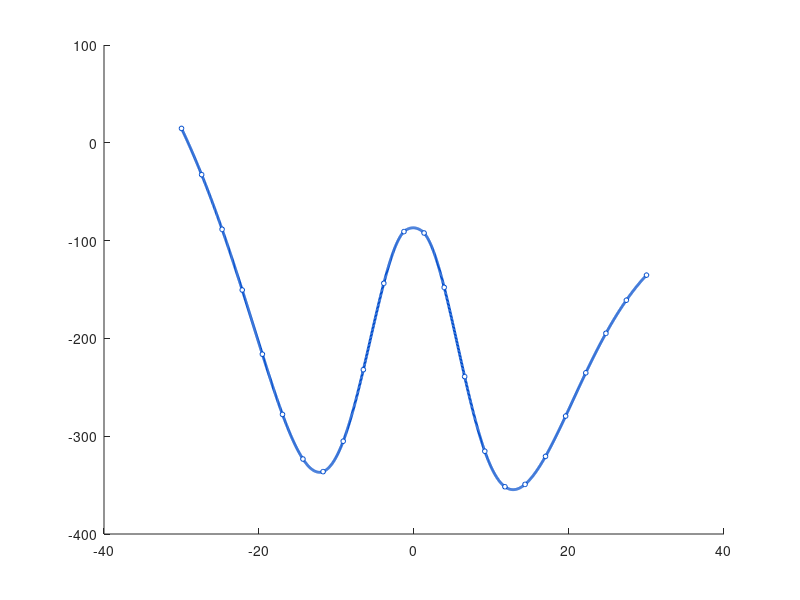

Recreate this plot in MATLAB. (Note: this script raises an error after producing the figure.)
function results = moap2(cfg)
    close all;
    if nargin == 0 || isempty(cfg)
        cfg.run.verbose = true;
        cfg.material.mstar_rel = 0.067;
        cfg.material.eps_static = 13.18;
        cfg.material.eps_high = 10.89;
        cfg.material.LO_phonon_meV = 36.25;
        cfg.material.piezo_kappa2 = 0.006;
        cfg.structure.U0_meV = 228;
        cfg.structure.Lz_nm = 15;
        cfg.structure.manning_prefactor = 6;
        cfg.structure.domain_nm = 60;
        cfg.structure.auto_domain = false;
        cfg.structure.domain_factor = 3;
        cfg.structure.Nz = 1502;
        cfg.structure.n_states = 6;
        cfg.doping.Nd_sheet_cm2 = 1e12;
        cfg.doping.width_nm = 2;
        cfg.fields.B_T = 5;
        cfg.fields.E_kVcm = 25;
        cfg.fields.kx_inv_m = 0;
        cfg.temperature_K = 100;
        cfg.sp.max_outer = 100;
        cfg.sp.mix = .4;
        cfg.sp.tol_VH_relative = 1e-3;
        cfg.sp.tol_EF_meV = 1e-3;
        cfg.laser.E0_kVcm = 4.5;
        cfg.laser.a0_nm = 7.5;
        cfg.oap.transitions = [1 2];
        cfg.oap.photon_orders = [1 2];
        cfg.oap.photon_energy_meV = 10:.01:150;
        cfg.oap.qz_max_inv_nm = 2;
        cfg.oap.Nqz = 101;
        cfg.oap.screening_density_mode = 'from_sheet';
        cfg.oap.fixed_ne_cm3 = 1e18;
        cfg.oap.active_thickness_nm = 10;
        cfg.oap.plot_normalization = 'none';
        cfg.oap.plot_full_energy_range = true;
        cfg.oap.series.s_max = 2;
        cfg.oap.series.v_max = 3;
        cfg.output.directory = fullfile(fileparts(mfilename('fullpath')), 'results_van');
        cfg.output.save_figures = true;
        cfg.output.save_csv = true;
        cfg.output.save_mat = true;
        cfg.output.visible = 'on';
        cfg.output.figure_format = 'png';
        cfg.output.figure_dpi = 200;
        cfg.constants.e = 1.602176634e-19;
        cfg.constants.hbar = 1.054571817e-34;
        cfg.constants.kB = 1.380649e-23;
        cfg.constants.eps0 = 8.8541878128e-12;
        cfg.constants.m0 = 9.1093837015e-31;
        cfg.constants.meV = cfg.constants.e*1e-3;
        cfg.constants.nm = 1e-9;
    end
    if ~exist(cfg.output.directory, 'dir')
        mkdir(cfg.output.directory);
    end
    if cfg.run.verbose
        fprintf('\n');
        fprintf('============================================================\n');
        fprintf( '[MOAP] B = %.4g T, E = %.4g kV/cm, T = %.4g K\n', cfg.fields.B_T, cfg.fields.E_kVcm, cfg.temperature_K);
        fprintf( '[MOAP] Lz = %.4g nm, Nd = %.4g cm^-2\n', cfg.structure.Lz_nm, cfg.doping.Nd_sheet_cm2);
    end
    sp = solve_schrodinger_poisson(cfg);
    if ~sp.converged
        warning( 'Schrodinger-Poisson solver reached max_iter without convergence.');
    end
    transition_data = compute_transition_data(sp, cfg);
    spectrum = compute_moap_van(sp, transition_data, cfg);
    E = spectrum.energy_meV;
    metrics.total = profile_fwhm(E,spectrum.total_raw);
    for mechanism = {'optical','piezoelectric'}
        mk = mechanism{1};
        metrics.(mk).total = profile_fwhm(E,spectrum.mechanism.(mk).total_raw);
        for order = cfg.oap.photon_orders
            ok = sprintf('order_%d',order);
            metrics.(mk).(ok).emission = profile_fwhm(E,spectrum.mechanism.(mk).(ok).emission_raw);
            metrics.(mk).(ok).absorption = profile_fwhm(E,spectrum.mechanism.(mk).(ok).absorption_raw);
            metrics.(mk).(ok).total = profile_fwhm(E,spectrum.mechanism.(mk).(ok).total_raw);
        end
    end
    case_result.cfg = cfg;
    case_result.sp = sp;
    case_result.transitions = transition_data;
    case_result.spectrum = spectrum;
    case_result.metrics = metrics;
    fig_structure = plot_electronic_structure(sp, cfg);
    fig_spectrum_optical = plot_moap_spectrum(spectrum, cfg, 'optical');
    fig_spectrum_piezoelectric = plot_moap_spectrum(spectrum, cfg, 'piezoelectric');
    fig_contributions_optical = plot_moap_contributions(spectrum, cfg, 'optical');
    fig_contributions_piezoelectric = plot_moap_contributions(spectrum, cfg, 'piezoelectric');
    figures = { fig_structure, fig_spectrum_optical, fig_spectrum_piezoelectric, fig_contributions_optical, fig_contributions_piezoelectric };
    if cfg.output.save_mat
        save(fullfile(cfg.output.directory, 'single.mat'), 'case_result', '-v7.3');
    end
    if cfg.output.save_csv
        T = table(spectrum.energy_meV(:), spectrum.total_raw(:), spectrum.mechanism.optical.total_raw(:), spectrum.mechanism.piezoelectric.total_raw(:), 'VariableNames', {'PhotonEnergy_meV', 'TotalRaw', 'OpticalRaw', 'PiezoelectricRaw'});
        writetable(T, fullfile(cfg.output.directory, 'single_spectrum.csv'));
        mechanism = {}; order_col = []; process = {}; peak_meV = []; fwhm_meV = []; hwhm_meV = [];
        for mech = {'optical','piezoelectric'}
            mk = mech{1};
            for order = cfg.oap.photon_orders
                ok = sprintf('order_%d',order);
                for proc = {'emission','absorption'}
                    item = metrics.(mk).(ok).(proc{1});
                    mechanism{end+1,1} = mk; order_col(end+1,1) = order; process{end+1,1} = proc{1}; %#ok<AGROW>
                    peak_meV(end+1,1) = item.peak_x; fwhm_meV(end+1,1) = item.fwhm; hwhm_meV(end+1,1) = item.hwhm; %#ok<AGROW>
                end
            end
        end
        writetable(table(mechanism,order_col,process,peak_meV,fwhm_meV,hwhm_meV,'VariableNames',{'Mechanism','PhotonOrder','Process','Peak_meV','FWHM_meV','HWHM_meV'}),fullfile(cfg.output.directory,'single_metrics.csv'));
    end
    if cfg.output.save_figures
        names = {'structure', 'spectrum_optical', 'spectrum_piezoelectric', 'contributions_optical', 'contributions_piezoelectric'};
        for i = 1:min(numel(figures), numel(names))
            if ishghandle(figures{i})
                filename = fullfile(cfg.output.directory, ['single_', names{i}, '.', cfg.output.figure_format]);
                if exist('exportgraphics','file') == 2
                    exportgraphics(figures{i}, filename, 'Resolution', cfg.output.figure_dpi);
                else
                    set(figures{i},'PaperPositionMode','auto');
                    print(figures{i}, filename, '-dpng', sprintf('-r%d',cfg.output.figure_dpi));
                end
            end
        end
    end
    if cfg.run.verbose
        fprintf('[MOAP] Converged: %d in %d iterations\n', sp.converged, sp.iterations);
        fprintf('[MOAP] EF = %.8f meV\n', sp.EF_meV);
        fprintf('[MOAP] Subband energies (meV): ');
        fprintf('%.8f ', sp.E_meV);
        fprintf('\n');
        fprintf('[MOAP] Max raw OAP = %.6e\n', max(spectrum.total_raw));
    end
    results.config = cfg;
    results.single = case_result;
    if cfg.output.save_mat
        save(fullfile(cfg.output.directory, 'project_results.mat'), 'results', 'cfg', '-v7.3');
    end
    fprintf('\n[MOAP] Completed successfully.\n[MOAP] Results folder: %s\n',cfg.output.directory);
end
function out = solve_schrodinger_poisson(cfg)
    c = cfg.constants;
    if cfg.structure.auto_domain
        domain_nm = max(cfg.structure.domain_nm, cfg.structure.domain_factor * cfg.structure.Lz_nm);
    else
        domain_nm = cfg.structure.domain_nm;
    end
    z = linspace(-domain_nm/2, domain_nm/2, cfg.structure.Nz).' * c.nm;
    dz = z(2) - z(1);
    z_in = z(2:end-1);
    u = z/(cfg.structure.Lz_nm*c.nm);
    Vconf = cfg.structure.U0_meV*c.meV*cfg.structure.manning_prefactor.*(sech(u).^4-sech(u).^2);
    Nd_sheet = cfg.doping.Nd_sheet_cm2 * 1.0e4;
    width = cfg.doping.width_nm * c.nm;
    Nd_z = zeros(size(z));
    if Nd_sheet > 0
        if width <= 0
            [~,idx] = min(abs(z)); Nd_z(idx) = Nd_sheet/dz;
        else
            mask = abs(z) <= width/2; covered = trapz(z,double(mask));
            if covered <= 0
                [~,idx] = min(abs(z)); Nd_z(idx) = Nd_sheet/dz;
            else
                Nd_z(mask) = Nd_sheet/covered;
            end
        end
    end
    n_states = cfg.structure.n_states;
    if isfield(cfg.sp, 'max_iter')
        max_iter = cfg.sp.max_iter;
    else
        max_iter = cfg.sp.max_outer;
    end
    if isfield(cfg.sp, 'tol_VH_relative')
        tol_VH_relative = cfg.sp.tol_VH_relative;
    else
        tol_VH_relative = 1.0e-3;
    end
    VH_old = zeros(size(z));
    EF_old = NaN;
    converged = false;
    dVH_meV = Inf;
    dVH_relative = Inf;
    dEF_meV = Inf;
    mstar = cfg.material.mstar_rel*c.m0;
    alpha_kin = c.hbar^2/(2*mstar);
    magnetic = (c.hbar*cfg.fields.kx_inv_m+c.e*cfg.fields.B_T.*z_in).^2/(2*mstar);
    electric = -c.e*cfg.fields.E_kVcm*1e5.*z_in;
    n = numel(z_in);
    offH = (-alpha_kin/dz^2)*ones(n-1,1);
    offD = ones(n-1,1);
    D2 = spdiags([[offD;0],-2*ones(n,1),[0;offD]],[-1 0 1],n,n);
    for it = 1:max_iter
        Veff = Vconf(2:end-1)+VH_old(2:end-1)+magnetic+electric;
        H = spdiags([[offH;0],2*alpha_kin/dz^2+Veff(:),[0;offH]],[-1 0 1],n,n);
        H = (H+H')/2;
        [Psi_in, E] = lowest_eigenpairs(H, n_states);
        norms = sqrt(sum(abs(Psi_in).^2,1)*dz);
        Psi_in = bsxfun(@rdivide,Psi_in,norms);
        Psi = zeros(numel(z), n_states);
        Psi(2:end-1, :) = Psi_in;
        if Nd_sheet > 0
            [EF,Ni] = solve_fermi_level(Nd_sheet,E,cfg);
        else
            EF = NaN;
            Ni = zeros(n_states,1);
            dEF_meV = 0;
        end
        n_z = (abs(Psi).^2) * Ni(:);
        rhs = (c.e^2/(cfg.material.eps_static*c.eps0)).*(Nd_z-n_z);
        VH_new = zeros(size(z));
        VH_new(2:end-1) = D2\(dz^2.*rhs(2:end-1));
        VH_next = cfg.sp.mix .* VH_new + (1.0-cfg.sp.mix) .* VH_old;
        dVH_meV = max(abs(VH_next - VH_old)) / c.meV;
        dVH_relative = max(abs(VH_next - VH_old)) / max(max(abs(VH_old)), c.meV);
        if isfinite(EF_old) && isfinite(EF)
            dEF_meV = abs(EF - EF_old) / c.meV;
        end
        if dVH_relative <= tol_VH_relative && dEF_meV <= cfg.sp.tol_EF_meV
            converged = true;
            VH_old = VH_next;
            break;
        end
        VH_old = VH_next;
        EF_old = EF;
    end
    Veff = Vconf(2:end-1)+VH_old(2:end-1)+magnetic+electric;
    H = spdiags([[offH;0],2*alpha_kin/dz^2+Veff(:),[0;offH]],[-1 0 1],n,n);
    H = (H+H')/2;
    [Psi_in, E] = lowest_eigenpairs(H, n_states);
    norms = sqrt(sum(abs(Psi_in).^2,1)*dz);
    Psi_in = bsxfun(@rdivide,Psi_in,norms);
    Psi = zeros(numel(z), n_states);
    Psi(2:end-1, :) = Psi_in;
    if Nd_sheet > 0
        [EF,Ni] = solve_fermi_level(Nd_sheet,E,cfg);
    else
        EF = NaN;
        Ni = zeros(n_states,1);
    end
    n_z = (abs(Psi).^2) * Ni(:);
    Vmag = (c.hbar*cfg.fields.kx_inv_m + c.e*cfg.fields.B_T.*z).^2/(2*cfg.material.mstar_rel*c.m0);
    Velec = -c.e*cfg.fields.E_kVcm*1e5.*z;
    Veff = Vconf + VH_old + Vmag + Velec;
    out.z_m = z;
    out.z_nm = z/c.nm;
    out.dz_m = dz;
    out.Vconf_J = Vconf;
    out.VH_J = VH_old;
    out.Veff_J = Veff;
    out.Vconf_meV = Vconf/c.meV;
    out.VH_meV = VH_old/c.meV;
    out.Veff_meV = Veff/c.meV;
    out.E_J = E(:);
    out.E_meV = E(:).'/c.meV;
    out.Psi = Psi;
    out.EF_J = EF;
    out.EF_meV = EF/c.meV;
    out.subband_sheet_m2 = Ni(:);
    out.n_z_m3 = n_z;
    out.Nd_z_m3 = Nd_z;
    out.Nd_sheet_m2 = Nd_sheet;
    out.charge_integral_m2 = trapz(z, n_z);
    out.iterations = it;
    out.converged = converged;
    out.VH_error_meV = dVH_meV;
    out.VH_error_relative = dVH_relative;
    out.EF_error_meV = dEF_meV;
end
function [Psi, E] = lowest_eigenpairs(H, n_states)
    H = (H + H') / 2;
    opts.issym = true;
    opts.isreal = true;
    opts.tol = 1e-10;
    opts.maxit = 4000;
    try
        [Psi, D] = eigs(H, n_states, 'smallestreal', opts);
    catch
        try
            [Psi, D] = eigs(H, n_states, 'sa', opts);
        catch
            [Vfull, Dfull] = eig(full(H));
            evals = real(diag(Dfull));
            [evals, idx] = sort(evals, 'ascend');
            Psi = real(Vfull(:, idx(1:n_states)));
            D = diag(evals(1:n_states));
        end
    end
    E = real(diag(D));
    [E, idx] = sort(E, 'ascend');
    Psi = real(Psi(:, idx));
end
function [EF,Ni] = solve_fermi_level(Nd_sheet, E, cfg)
    c = cfg.constants;
    kBT = c.kB * cfg.temperature_K;
    pref = cfg.material.mstar_rel*c.m0*kBT / (pi*c.hbar^2);
    E = E(:);
    Eref = min(E);
    eps_i = (E - Eref) ./ kBT;
    target = Nd_sheet / pref;
    neutrality = @(mu) sum(max(mu-eps_i,0)+log1p(exp(-abs(mu-eps_i))))-target;
    lo = -50.0;
    hi = max(50.0, max(eps_i) + target + 20.0);
    flo = neutrality(lo);
    fhi = neutrality(hi);
    count = 0;
    while flo > 0 && count < 50
        lo = lo - 50;
        flo = neutrality(lo);
        count = count + 1;
    end
    count = 0;
    while fhi < 0 && count < 50
        hi = hi + 50;
        fhi = neutrality(hi);
        count = count + 1;
    end
    opts = optimset('TolX',1e-12,'Display','off');
    muF = fzero(neutrality, [lo hi], opts);
    EF = Eref + muF * kBT;
    x = (EF-E)/kBT;
    Ni = pref.*(max(x,0)+log1p(exp(-abs(x))));
end
function td = compute_transition_data(sp, cfg)
    c = cfg.constants;
    qz = linspace(0, cfg.oap.qz_max_inv_nm, cfg.oap.Nqz) / c.nm;
    wqz = zeros(size(qz));
    wqz([1 end]) = [qz(2)-qz(1),qz(end)-qz(end-1)]/2;
    wqz(2:end-1) = (qz(3:end)-qz(1:end-2))/2;
    transitions = cfg.oap.transitions;
    ntr = size(transitions, 1);
    td = repmat(struct(), ntr, 1);
    phase = exp(1i * (sp.z_m * qz));
    for t = 1:ntr
        i = transitions(t,1);
        f = transitions(t,2);
        product = conj(sp.Psi(:,i)) .* sp.Psi(:,f);
        dipole = trapz(sp.z_m, product .* sp.z_m);
        Iqz = trapz(sp.z_m, bsxfun(@times, product, phase), 1);
        td(t).initial = i;
        td(t).deltaE_J = sp.E_J(f) - sp.E_J(i);
        td(t).dipole_m = dipole;
        td(t).Q_half_inv_m = sum(abs(Iqz).^2 .* wqz);
    end
end
function spectrum = compute_moap_van(sp, td, cfg)
    c = cfg.constants;
    hbar = c.hbar;
    e    = c.e;
    kBT  = c.kB * cfg.temperature_K;
    eps0 = c.eps0;
    me = cfg.material.mstar_rel * c.m0;
    kappa0   = cfg.material.eps_static;
    kappa_LO = 1.0 / (1.0/cfg.material.eps_high - 1.0/kappa0);
    hw0 = cfg.material.LO_phonon_meV * c.meV;
    N0 = 1.0 / expm1(hw0 / kBT);
    E0 = cfg.laser.E0_kVcm * 1.0e5;
    orders = cfg.oap.photon_orders(:).';
    Ephot = cfg.oap.photon_energy_meV(:).' * c.meV;
    nE = numel(Ephot);
    if strcmpi(cfg.oap.screening_density_mode,'fixed')
        qd = sqrt(max(cfg.oap.fixed_ne_cm3*1e6,0)*c.e^2/(cfg.material.eps_static*c.eps0*c.kB*cfg.temperature_K));
    else
        thickness = cfg.oap.active_thickness_nm*c.nm;
        if thickness <= 0, thickness = max(cfg.structure.Lz_nm*c.nm,sp.dz_m); end
        qd = sqrt(max(sp.Nd_sheet_m2/thickness,0)*c.e^2/(cfg.material.eps_static*c.eps0*c.kB*cfg.temperature_K));
    end
    spectrum.energy_meV = Ephot/c.meV;
    for mechanism = {'optical','piezoelectric'}
        mk = mechanism{1};
        spectrum.mechanism.(mk).total_raw = zeros(1,nE);
        for ell = orders
            ok = sprintf('order_%d',ell);
            spectrum.mechanism.(mk).(ok).emission_raw = zeros(1,nE);
            spectrum.mechanism.(mk).(ok).absorption_raw = zeros(1,nE);
            spectrum.mechanism.(mk).(ok).total_raw = zeros(1,nE);
        end
    end
    a0 = cfg.laser.a0_nm*c.nm;
    for iE = 1:nE
        Eph = Ephot(iE);
        P0_LO = E0^4*e^4*me^2*(hw0/hbar)*sqrt(kappa0)/(256*pi^3*hbar^6*eps0*kappa_LO*(Eph/hbar));
        P0_PE = E0^4*e^4*me^2*cfg.material.piezo_kappa2*kBT*sqrt(kappa0)/(256*pi^3*hbar^7*kappa0*eps0*(Eph/hbar));
        for it = 1:numel(td)
            eps_alpha = sp.E_J(td(it).initial);
            DeltaE = td(it).deltaE_J;
            transition_factor = abs(td(it).dipole_m)^2 * td(it).Q_half_inv_m;
            for ell = orders
                order_key = sprintf('order_%d', ell);
                order_factor = a0^(ell) / (2^(2*ell) * factorial(ell)^2);
                Pplus = P0_LO * transition_factor * order_factor * (N0 + 1.0) * compute_T_taylor_bessel_pdf(eps_alpha, sp.EF_J, DeltaE + hw0 - ell*Eph, ell, qd, cfg);
                Pminus = P0_LO * transition_factor * order_factor * N0 * compute_T_taylor_bessel_pdf(eps_alpha, sp.EF_J, DeltaE - hw0 - ell*Eph, ell, qd, cfg);
                spectrum.mechanism.optical.(order_key).emission_raw(iE) = spectrum.mechanism.optical.(order_key).emission_raw(iE) + Pplus;
                spectrum.mechanism.optical.(order_key).absorption_raw(iE) = spectrum.mechanism.optical.(order_key).absorption_raw(iE) + Pminus;
                spectrum.mechanism.optical.(order_key).total_raw(iE) = spectrum.mechanism.optical.(order_key).total_raw(iE) + Pplus + Pminus;
                spectrum.mechanism.piezoelectric.(order_key).total_raw(iE) = spectrum.mechanism.piezoelectric.(order_key).total_raw(iE) + P0_PE*transition_factor*order_factor*compute_T_taylor_bessel_pdf(eps_alpha,sp.EF_J,DeltaE-ell*Eph,ell,qd,cfg);
            end
        end
    end
    for ell = orders
        order_key = sprintf('order_%d', ell);
        spectrum.mechanism.optical.total_raw = ...
            spectrum.mechanism.optical.total_raw ...
            + spectrum.mechanism.optical.(order_key).total_raw;
        spectrum.mechanism.piezoelectric.total_raw = ...
            spectrum.mechanism.piezoelectric.total_raw ...
            + spectrum.mechanism.piezoelectric.(order_key).total_raw;
    end
    spectrum.total_raw = spectrum.mechanism.optical.total_raw+spectrum.mechanism.piezoelectric.total_raw;
    scale = 1;
    if strcmpi(cfg.oap.plot_normalization,'global_max')
        scale = max(spectrum.total_raw);
        if ~isfinite(scale) || scale <= 0, scale = 1; end
    end
    spectrum.mechanism.optical.total_plot = spectrum.mechanism.optical.total_raw/scale;
    spectrum.mechanism.piezoelectric.total_plot = spectrum.mechanism.piezoelectric.total_raw/scale;
    for ell = orders
        ok = sprintf('order_%d',ell);
        spectrum.mechanism.optical.(ok).emission_plot = spectrum.mechanism.optical.(ok).emission_raw/scale;
        spectrum.mechanism.optical.(ok).absorption_plot = spectrum.mechanism.optical.(ok).absorption_raw/scale;
        spectrum.mechanism.optical.(ok).total_plot = spectrum.mechanism.optical.(ok).total_raw/scale;
        spectrum.mechanism.piezoelectric.(ok).total_plot = spectrum.mechanism.piezoelectric.(ok).total_raw/scale;
    end
end
function Tval = compute_T_taylor_bessel_pdf(eps_alpha_J, EF_J, D_J, ell, qd, cfg)
    c = cfg.constants;
    hbar = c.hbar;
    kBT  = c.kB * cfg.temperature_K;
    me   = cfg.material.mstar_rel * c.m0;
    if D_J == 0
        Tval = NaN;
        return;
    end
    absD = abs(D_J);
    qd_power = qd^(2*ell - 2);
    Tval = 0.0;
    for s = 0:cfg.oap.series.s_max
        for v = 1:cfg.oap.series.v_max
            LambdaKsum = besselk(abs(s-ell), v*absD/(2.0*kBT), 0) + besselk(abs(s-ell+1), v*absD/(2.0*kBT), 0);
            % Eq. (32) multiplied by Lambda
            LambdaJ = (hbar^2 * qd^2 / (2.0 * me)) * (hbar^2 * qd^2 / (2.0 * me * absD))^(s-ell) * LambdaKsum;
            Tval = Tval + (-1)^(s+v-1) * (s+1) * exp(-v*(eps_alpha_J+D_J/2.0-EF_J)/kBT) * qd_power * LambdaJ;
        end
    end
end
function m = profile_fwhm(x, y)
    x = x(:).'; y = y(:).';
    m = struct('peak',NaN,'peak_x',NaN,'fwhm',NaN,'hwhm',NaN, 'left_x',NaN,'right_x',NaN,'left_hwhm',NaN, 'right_hwhm',NaN,'half_level',NaN,'resolved',false);
    [m.peak, ip] = max(y);
    if m.peak <= 0, return; end
    m.peak_x = x(ip); m.half_level = m.peak/2;
    h = m.half_level;
    if ip == 1 || ip == numel(y) || y(ip-1) < h || y(ip+1) < h
        return;
    end
    il = find(y(1:ip) <= h,1,'last');
    ir = ip-1 + find(y(ip:end) <= h,1,'first');
    if isempty(il) || isempty(ir) || il == ip || ir == ip, return; end
    if y(il+1) == y(il), m.left_x = (x(il)+x(il+1))/2;
    else, m.left_x = x(il)+(h-y(il))*(x(il+1)-x(il))/(y(il+1)-y(il)); end
    ir = ir-1;
    if y(ir+1) == y(ir), m.right_x = (x(ir)+x(ir+1))/2;
    else, m.right_x = x(ir)+(h-y(ir))*(x(ir+1)-x(ir))/(y(ir+1)-y(ir)); end
    m.left_hwhm = m.peak_x-m.left_x;
    m.right_hwhm = m.right_x-m.peak_x;
    m.fwhm = m.right_x-m.left_x;
    m.hwhm = m.fwhm/2;
    m.resolved = true;
end
function fig = plot_electronic_structure(sp, cfg)
    fig = figure( 'Visible', cfg.output.visible, 'Color', 'w', 'Units', 'pixels', 'Position', [100 100 720 520]);
    ax = axes(fig);
    hold(ax, 'on');
    z = sp.z_nm(:);
    Ueff = sp.Veff_meV(:);
    E = sp.E_meV(:);
    Psi = sp.Psi;
    n_states_plot = min([ 4, numel(E), size(Psi, 2)]);
    Eplot = E(1:n_states_plot);
    potential_color = [0.000 0.300 0.800];
    state_colors = [ 0.850 0.100 0.100; 0.100 0.550 0.100; 0.050 0.050 0.050; 0.750 0.000 0.650 ];
    state_styles = { '-', '--', '-.', ':' };
    state_markers = { 'o', 's', '^', 'd' };
    if n_states_plot >= 2
        dE = diff(sort(Eplot));
        dE = dE(isfinite(dE) & dE > 1.0e-9);
    else
        dE = [];
    end
    if ~isempty(dE)
        density_scale = 0.35 * median(dE);
    else
        potential_span = max(Ueff) - min(Ueff);
        density_scale = 0.08 * potential_span;
    end
    if ~isfinite(density_scale) || density_scale <= 0
        density_scale = 10.0;
    end
    n_marker = min(24, numel(z));
    marker_idx = unique(round(linspace(1, numel(z), n_marker)));
    hPotential = plot( ax, z, Ueff, '-', 'Color', potential_color, 'LineWidth', 2.0, 'DisplayName', '$U_{\mathrm{eff}}(z)$');
    plot( ax, z(marker_idx), Ueff(marker_idx), 'o', 'LineStyle', 'none', 'Color', potential_color, 'MarkerSize', 3.4, 'MarkerFaceColor', 'w', 'HandleVisibility', 'off');
    hState = gobjects(n_states_plot, 1);
    y_state_max = zeros(n_states_plot, 1);
    y_state_min = zeros(n_states_plot, 1);
    for i = 1:n_states_plot
        n = i - 1;
        rho = abs(Psi(:, i)).^2;
        rho_max = max(rho);
        if isfinite(rho_max) && rho_max > 0
            rho = rho ./ rho_max;
        else
            rho(:) = 0;
        end
        y_state = E(i) + density_scale .* rho;
        y_state_min(i) = min(y_state);
        y_state_max(i) = max(y_state);
        yline( ax, E(i), ':', 'Color', state_colors(i, :), 'LineWidth', 0.75, 'HandleVisibility', 'off');
        hState(i) = plot( ax, z, y_state, state_styles{i}, 'Color', state_colors(i, :), 'LineWidth', 1.55, 'DisplayName', sprintf('$n=%d$', n));
        plot( ax, z(marker_idx), y_state(marker_idx), state_markers{i}, 'LineStyle', 'none', 'Color', state_colors(i, :), 'MarkerSize', 3.3, 'MarkerFaceColor', 'w', 'HandleVisibility', 'off');
    end
    hEF = gobjects(0);
    if isfield(sp, 'EF_meV') && isscalar(sp.EF_meV) && isfinite(sp.EF_meV)
        hEF = yline( ax, sp.EF_meV, '--', 'Color', [0.85 0.55 0.00], 'LineWidth', 1.40, 'DisplayName', '$E_{\mathrm{F}}$');
    end
    xlabel( ax, '$z$ (nm)', 'Interpreter', 'latex', 'FontSize', 13);
    ylabel( ax, 'Energy (meV)', 'Interpreter', 'latex', 'FontSize', 13);
    xlim(ax, [min(z), max(z)]);
    all_y = [ Ueff(:); y_state_min(:); y_state_max(:); Eplot(:) ];
    if ~isempty(hEF)
        all_y = [all_y; sp.EF_meV];
    end
    all_y = all_y(isfinite(all_y));
    if ~isempty(all_y)
        ymin = min(all_y);
        ymax = max(all_y);
        yrange = ymax - ymin;
        if yrange <= 0 || ~isfinite(yrange)
            yrange = max(1.0, abs(ymax));
        end
        ypad = 0.045 * yrange;
        ylim(ax, [ ymin - ypad, ymax + ypad ]);
    end
    legend_handles = [hPotential; hState(:)];
    if ~isempty(hEF)
        legend_handles = [legend_handles; hEF];
    end
    lgd = legend( ax, legend_handles, 'Location', 'best', 'Interpreter', 'latex', 'FontSize', 10, 'Box', 'on');
    lgd.ItemTokenSize = [24 12];
    set( ax, 'Box', 'on', 'Layer', 'top', 'LineWidth', 0.9, 'FontName', 'Times New Roman', 'FontSize', 11, 'TickDir', 'in', 'TickLength', [0.018 0.018], 'XMinorTick', 'on', 'YMinorTick', 'on', 'TickLabelInterpreter', 'latex');
    grid(ax, 'on');
    ax.GridLineStyle = ':';
    ax.GridAlpha = 0.22;
    ax.XMinorGrid = 'off';
    ax.YMinorGrid = 'off';
    ax.LooseInset = max(ax.TightInset, 0.02);
end
function fig = plot_moap_spectrum(spectrum, cfg, mechanism)
    mk = lower(mechanism);
    if strcmp(mk,'optical'), curve_color = [.35 0 .55];
    else, curve_color = [.75 .1 .1]; end
    E = spectrum.energy_meV(:);
    P = spectrum.mechanism.(mk).total_plot(:);
    fig = figure( 'Visible', cfg.output.visible, 'Color', 'w', 'Units', 'pixels', 'Position', [100 100 680 500]);
    ax = axes(fig);
    hold(ax, 'on');
    plot( ax, E, P, '-', 'Color', curve_color, 'LineWidth', 1.75);
    n_marker = min(36, numel(E));
    marker_idx = unique( round(linspace(1, numel(E), n_marker)));
    plot( ax, E(marker_idx), P(marker_idx), 'o', 'LineStyle', 'none', 'Color', curve_color, 'MarkerFaceColor', curve_color, 'MarkerEdgeColor', curve_color, 'MarkerSize', 3.0, 'HandleVisibility', 'off');
    xlabel( ax, 'Photon energy $\hbar\Omega$ (meV)', 'Interpreter', 'latex', 'FontSize', 13);
    if strcmpi(cfg.oap.plot_normalization, 'global_max')
        ylabel( ax, 'Normalized MOAP', 'Interpreter', 'latex', 'FontSize', 13);
    else
        ylabel( ax, 'MOAP (arb. units)', 'Interpreter', 'latex', 'FontSize', 13);
    end
    valid = isfinite(E) & isfinite(P);
    E_valid = E(valid);
    P_valid = P(valid);
    P_abs = abs(P_valid);
    Pmax = max(P_abs);
    if cfg.oap.plot_full_energy_range && max(E_valid) > min(E_valid)
        xlim(ax, [min(E_valid) max(E_valid)]);
    elseif isfinite(Pmax) && Pmax > 0
        active_threshold = 1.0e-5 * Pmax;
        active = find(P_abs >= active_threshold);
        if numel(active) >= 2
            xmin_active = E_valid(active(1));
            xmax_active = E_valid(active(end));
            active_width = xmax_active - xmin_active;
            if active_width > 0
                xpad = 0.035 * active_width;
            else
                xpad = 0.02 * (max(E_valid) - min(E_valid));
            end
            xmin = max( min(E_valid), xmin_active - xpad);
            xmax = min( max(E_valid), xmax_active + xpad);
            if xmax > xmin
                xlim(ax, [xmin xmax]);
            else
                xlim(ax, [min(E_valid) max(E_valid)]);
            end
        else
            xlim(ax, [min(E_valid) max(E_valid)]);
        end
    else
        xlim(ax, [min(E_valid) max(E_valid)]);
    end
    ymax = max(P_valid);
    ymin = min(P_valid);
    if isfinite(ymax) && ymax > 0
        negative_tolerance = 1.0e-10 * ymax;
        if ymin >= -negative_tolerance
            ylim(ax, [0, 1.055*ymax]);
        else
            yrange = ymax - ymin;
            ypad = 0.04 * yrange;
            ylim(ax, [ ymin - ypad, ymax + ypad ]);
        end
    end
    set( ax, 'Box', 'on', 'Layer', 'top', 'LineWidth', 0.9, 'FontName', 'Times New Roman', 'FontSize', 11, 'TickDir', 'in', 'TickLength', [0.018 0.018], 'XMinorTick', 'on', 'YMinorTick', 'on', 'TickLabelInterpreter', 'latex');
    grid(ax, 'on');
    ax.GridLineStyle = '--';
    ax.GridAlpha = 0.22;
    ax.XMinorGrid = 'off';
    ax.YMinorGrid = 'off';
    ax.LooseInset = max(ax.TightInset, 0.02);
end
function fig = plot_moap_contributions(spectrum, cfg, mechanism)
    mk = lower(mechanism);
    E = spectrum.energy_meV(:);
    photon_orders = cfg.oap.photon_orders(:).';
    fig = figure( 'Visible', cfg.output.visible, 'Color', 'w', 'Units', 'pixels', 'Position', [100 100 720 520]);
    ax = axes(fig);
    hold(ax, 'on');
    order_colors = [ 0.000 0.300 0.800; 0.850 0.100 0.100; 0.100 0.550 0.100; 0.650 0.100 0.650; 0.100 0.600 0.650 ];
    order_markers = { 'o', 's', '^', 'd', 'v' };
    x_active_all = [];
    if cfg.oap.plot_full_energy_range
        x_active_all = E(isfinite(E));
    end
    y_all = [];
    legend_handles = gobjects(0);
    labels = {};
    for io = 1:numel(photon_orders)
        order = photon_orders(io);
        ok = sprintf('order_%d', order);
        color_idx = mod(io - 1, size(order_colors, 1)) + 1;
        marker_idx_style = mod(io - 1, numel(order_markers)) + 1;
        curve_color = order_colors(color_idx, :);
        curve_marker = order_markers{marker_idx_style};
        if strcmpi(mk, 'piezoelectric')
            curves = {spectrum.mechanism.(mk).(ok).total_plot(:)};
            line_styles = {'-'};
            curve_labels = {sprintf('$\\ell=%d$', order)};
            marker_faces = {curve_color};
        else
            curves = {spectrum.mechanism.(mk).(ok).emission_plot(:), spectrum.mechanism.(mk).(ok).absorption_plot(:)};
            line_styles = {'-', '--'};
            curve_labels = {sprintf('$\\ell=%d$ emission', order), sprintf('$\\ell=%d$ absorption', order)};
            marker_faces = {curve_color, 'w'};
        end
        for ic = 1:numel(curves)
            P = curves{ic};
            h = plot(ax, E, P, line_styles{ic}, 'Color', curve_color, 'LineWidth', 1.65);
            legend_handles(end+1) = h; %#ok<AGROW>
            labels{end+1} = curve_labels{ic}; %#ok<AGROW>
            P_abs = abs(P);
            Pmax = max(P_abs(isfinite(P_abs)));
            if ~isempty(Pmax) && isfinite(Pmax) && Pmax > 0
                idx_active = find(isfinite(P) & P_abs >= 1.0e-4*Pmax);
                if numel(idx_active) >= 2
                    marker_pos = unique(round(linspace(1, numel(idx_active), min(18, numel(idx_active)))));
                    marker_idx = idx_active(marker_pos);
                    plot(ax, E(marker_idx), P(marker_idx), curve_marker, 'LineStyle', 'none', 'Color', curve_color, 'MarkerEdgeColor', curve_color, 'MarkerFaceColor', marker_faces{ic}, 'MarkerSize', 3.4, 'HandleVisibility', 'off');
                end
                x_active_all = [x_active_all; E(idx_active)]; %#ok<AGROW>
            end
            y_all = [y_all; P(isfinite(P))]; %#ok<AGROW>
        end
    end
    xlabel( ax, 'Photon energy $\hbar\Omega$ (meV)', 'Interpreter', 'latex', 'FontSize', 13);
    if strcmpi(cfg.oap.plot_normalization, 'global_max')
        ylabel( ax, 'Normalized MOAP', 'Interpreter', 'latex', 'FontSize', 13);
    else
        ylabel( ax, 'MOAP (arb. units)', 'Interpreter', 'latex', 'FontSize', 13);
    end
    x_active_all = x_active_all(isfinite(x_active_all));
    if numel(x_active_all) >= 2
        xmin_active = min(x_active_all);
        xmax_active = max(x_active_all);
        active_width = xmax_active - xmin_active;
        if active_width > 0
            xpad = 0.035 * active_width;
        else
            xpad = 0.02 * (max(E) - min(E));
        end
        xmin = max( min(E), xmin_active - xpad);
        xmax = min( max(E), xmax_active + xpad);
        if xmax > xmin
            xlim(ax, [xmin xmax]);
        else
            xlim(ax, [min(E) max(E)]);
        end
    else
        xlim(ax, [min(E) max(E)]);
    end
    y_all = y_all(isfinite(y_all));
    if ~isempty(y_all)
        ymax = max(y_all);
        ymin = min(y_all);
        if isfinite(ymax) && ymax > 0
            negative_tolerance = 1.0e-10 * ymax;
            if ymin >= -negative_tolerance
                ylim(ax, [ 0, 1.06 * ymax ]);
            else
                yrange = ymax - ymin;
                ypad = 0.04 * yrange;
                ylim(ax, [ ymin - ypad, ymax + ypad ]);
            end
        end
    end
    if ~isempty(legend_handles)
        lgd = legend( ax, legend_handles, labels, 'Location', 'best', 'Interpreter', 'latex', 'FontSize', 9.5, 'Box', 'on');
        if numel(labels) >= 4
            lgd.NumColumns = 2;
        end
        lgd.ItemTokenSize = [22 10];
    end
    set( ax, 'Box', 'on', 'Layer', 'top', 'LineWidth', 0.9, 'FontName', 'Times New Roman', 'FontSize', 11, 'TickDir', 'in', 'TickLength', [0.018 0.018], 'XMinorTick', 'on', 'YMinorTick', 'on', 'TickLabelInterpreter', 'latex');
    grid(ax, 'on');
    ax.GridLineStyle = '--';
    ax.GridAlpha = 0.22;
    ax.XMinorGrid = 'off';
    ax.YMinorGrid = 'off';
    ax.LooseInset = max(ax.TightInset, 0.02);
end
